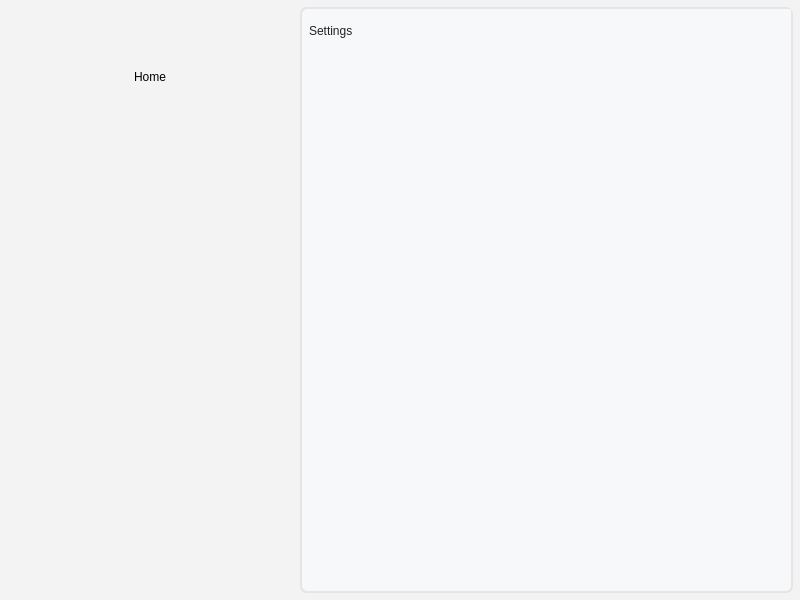
<?xml version="1.0" encoding="UTF-8"?>
<ui version="4.0">
 <class>MainWindow</class>
 <widget class="QMainWindow" name="MainWindow">
  <property name="geometry">
   <rect>
    <x>0</x>
    <y>0</y>
    <width>800</width>
    <height>600</height>
   </rect>
  </property>
  <property name="minimumSize">
   <size>
    <width>550</width>
    <height>500</height>
   </size>
  </property>
  <property name="windowTitle">
   <string>MainWindow</string>
  </property>
  <widget class="QWidget" name="centralwidget">
   <property name="styleSheet">
    <string notr="true">/* Light Theme */

* {
	background-color : #f3f3f3;
	font: 600 20pt &quot;Segoe UI Variable Display Semib&quot;;
	color : #202325;
}

#leftMenu .QPushButton {
	background-color: transparent;
	border-radius : 7px;
}

#leftMenu .QPushButton:hover {
	background-color: #ededed;
}

#leftMenu .QPushButton:pressed {
	background-color: transparent;
}

#mainFrame {
	border : 2px solid #e5e5e5;
	border-radius: 7px;
}

#mainFrame .QFrame {

	background-color: #f6f8fa;
	
}

#mainFrame .QLabel {

	background-color: #f6f8fa;
	
}

#leftMenu .QPushButton {
	padding : 7px;
	image-position: left center;
	font:  13pt &quot;Consolas&quot;;
	color: rgb(0, 0, 0);
}

#settings_btn {
    
	image: url(:/light/light/settings_48_regular.svg);
}

#home_btn {
    
	
	image: url(:/light/light/home_48_regular.svg);
}

#theme_btn {
    
	image: url(:/light/light/weather_sunny_48_regular.svg);
}

#menu_btn {
    
	image: url(:/light/light/panel_left_text_48_regular.svg);
}

#home_page {
	background-color: #f6f8fa;
}
#setting_page {
	background-color: #f6f8fa;
}
#info_page {
	background-color: #f6f8fa;
}

#stg_lbl_main {
    padding-left: 4px;
    font: 700 24pt &quot;Segoe UI Variable Display&quot;;
}

#stg_home_app_bt_lbl {
    font: 600 13pt &quot;Segoe UI Variable Display Semib&quot;;
    padding-left: 16px;
}

#stg_home_app_hd_lbl {
    font: 900 16pt &quot;Segoe UI Black&quot;;
    padding-left: 2px;
}

#stg_home_app_img_lbl {
    padding: 17px;
}

#stg_abt_pg{
	background-color: #f6f8fa;
}

#stg_home_pg{
	background-color: #f6f8fa;
}

#stg_app_pg{
	background-color: #f6f8fa;
}

#stack_stg .QWidget {
    border-radius: 8px;
    background-color: #e5e5e5; /* Updated for better contrast */
}</string>
   </property>
   <layout class="QHBoxLayout" name="horizontalLayout">
    <property name="spacing">
     <number>0</number>
    </property>
    <property name="leftMargin">
     <number>0</number>
    </property>
    <property name="topMargin">
     <number>7</number>
    </property>
    <property name="rightMargin">
     <number>7</number>
    </property>
    <property name="bottomMargin">
     <number>7</number>
    </property>
    <item>
     <widget class="QFrame" name="leftMenu">
      <property name="minimumSize">
       <size>
        <width>300</width>
        <height>0</height>
       </size>
      </property>
      <property name="maximumSize">
       <size>
        <width>50</width>
        <height>16777215</height>
       </size>
      </property>
      <property name="styleSheet">
       <string notr="true"/>
      </property>
      <layout class="QVBoxLayout" name="verticalLayout">
       <property name="spacing">
        <number>5</number>
       </property>
       <property name="leftMargin">
        <number>5</number>
       </property>
       <property name="topMargin">
        <number>5</number>
       </property>
       <property name="rightMargin">
        <number>5</number>
       </property>
       <property name="bottomMargin">
        <number>5</number>
       </property>
       <item>
        <widget class="QPushButton" name="menu_btn">
         <property name="sizePolicy">
          <sizepolicy hsizetype="Minimum" vsizetype="Expanding">
           <horstretch>0</horstretch>
           <verstretch>0</verstretch>
          </sizepolicy>
         </property>
         <property name="maximumSize">
          <size>
           <width>16777215</width>
           <height>40</height>
          </size>
         </property>
         <property name="toolTip">
          <string>Menu</string>
         </property>
         <property name="styleSheet">
          <string notr="true">image-position : center</string>
         </property>
         <property name="text">
          <string/>
         </property>
        </widget>
       </item>
       <item>
        <widget class="QPushButton" name="home_btn">
         <property name="sizePolicy">
          <sizepolicy hsizetype="Minimum" vsizetype="Expanding">
           <horstretch>0</horstretch>
           <verstretch>0</verstretch>
          </sizepolicy>
         </property>
         <property name="maximumSize">
          <size>
           <width>16777215</width>
           <height>40</height>
          </size>
         </property>
         <property name="toolTip">
          <string>Home</string>
         </property>
         <property name="styleSheet">
          <string notr="true"/>
         </property>
         <property name="text">
          <string>Home</string>
         </property>
        </widget>
       </item>
       <item>
        <spacer name="verticalSpacer">
         <property name="orientation">
          <enum>Qt::Orientation::Vertical</enum>
         </property>
         <property name="sizeHint" stdset="0">
          <size>
           <width>20</width>
           <height>40</height>
          </size>
         </property>
        </spacer>
       </item>
       <item>
        <widget class="QPushButton" name="theme_btn">
         <property name="sizePolicy">
          <sizepolicy hsizetype="Minimum" vsizetype="Expanding">
           <horstretch>0</horstretch>
           <verstretch>0</verstretch>
          </sizepolicy>
         </property>
         <property name="maximumSize">
          <size>
           <width>16777215</width>
           <height>40</height>
          </size>
         </property>
         <property name="toolTip">
          <string>Theme</string>
         </property>
         <property name="styleSheet">
          <string notr="true"/>
         </property>
         <property name="text">
          <string/>
         </property>
        </widget>
       </item>
       <item>
        <widget class="QPushButton" name="settings_btn">
         <property name="sizePolicy">
          <sizepolicy hsizetype="Minimum" vsizetype="Expanding">
           <horstretch>0</horstretch>
           <verstretch>0</verstretch>
          </sizepolicy>
         </property>
         <property name="maximumSize">
          <size>
           <width>16777215</width>
           <height>40</height>
          </size>
         </property>
         <property name="toolTip">
          <string>Settings</string>
         </property>
         <property name="styleSheet">
          <string notr="true"/>
         </property>
         <property name="text">
          <string/>
         </property>
        </widget>
       </item>
      </layout>
     </widget>
    </item>
    <item>
     <widget class="QFrame" name="mainFrame">
      <property name="styleSheet">
       <string notr="true">border-radius: 7px;</string>
      </property>
      <property name="frameShape">
       <enum>QFrame::Shape::StyledPanel</enum>
      </property>
      <property name="frameShadow">
       <enum>QFrame::Shadow::Raised</enum>
      </property>
      <layout class="QVBoxLayout" name="verticalLayout_2">
       <property name="spacing">
        <number>0</number>
       </property>
       <property name="leftMargin">
        <number>0</number>
       </property>
       <property name="topMargin">
        <number>0</number>
       </property>
       <property name="rightMargin">
        <number>0</number>
       </property>
       <property name="bottomMargin">
        <number>0</number>
       </property>
       <item>
        <widget class="QStackedWidget" name="switchPage">
         <property name="styleSheet">
          <string notr="true"/>
         </property>
         <property name="currentIndex">
          <number>1</number>
         </property>
         <widget class="QWidget" name="home_page">
          <property name="styleSheet">
           <string notr="true"/>
          </property>
         </widget>
         <widget class="QWidget" name="settings_page">
          <layout class="QVBoxLayout" name="verticalLayout_4">
           <property name="spacing">
            <number>0</number>
           </property>
           <property name="leftMargin">
            <number>0</number>
           </property>
           <property name="topMargin">
            <number>0</number>
           </property>
           <property name="rightMargin">
            <number>0</number>
           </property>
           <property name="bottomMargin">
            <number>0</number>
           </property>
           <item>
            <widget class="QFrame" name="stg_lbl_v_frame_2">
             <layout class="QVBoxLayout" name="stg_lbl_v_frame">
              <property name="spacing">
               <number>0</number>
              </property>
              <property name="leftMargin">
               <number>0</number>
              </property>
              <property name="topMargin">
               <number>0</number>
              </property>
              <property name="rightMargin">
               <number>0</number>
              </property>
              <property name="bottomMargin">
               <number>0</number>
              </property>
              <item>
               <widget class="QLabel" name="stg_lbl_main">
                <property name="minimumSize">
                 <size>
                  <width>746</width>
                  <height>43</height>
                 </size>
                </property>
                <property name="maximumSize">
                 <size>
                  <width>16777215</width>
                  <height>43</height>
                 </size>
                </property>
                <property name="text">
                 <string>Settings</string>
                </property>
               </widget>
              </item>
              <item>
               <widget class="QStackedWidget" name="setting_stackfrm">
                <property name="styleSheet">
                 <string notr="true"/>
                </property>
                <property name="currentIndex">
                 <number>1</number>
                </property>
                <widget class="QWidget" name="stg_home_pg"/>
                <widget class="QWidget" name="stg_abt_pg">
                 <layout class="QVBoxLayout" name="verticalLayout_6">
                  <property name="spacing">
                   <number>0</number>
                  </property>
                  <property name="leftMargin">
                   <number>0</number>
                  </property>
                  <property name="topMargin">
                   <number>0</number>
                  </property>
                  <property name="rightMargin">
                   <number>0</number>
                  </property>
                  <property name="bottomMargin">
                   <number>0</number>
                  </property>
                 </layout>
                </widget>
                <widget class="QWidget" name="stg_app_pg"/>
               </widget>
              </item>
             </layout>
            </widget>
           </item>
          </layout>
         </widget>
         <widget class="QWidget" name="info_page">
          <layout class="QVBoxLayout" name="verticalLayout_3"/>
         </widget>
        </widget>
       </item>
      </layout>
     </widget>
    </item>
   </layout>
  </widget>
 </widget>
 <resources>
  <include location="../assest/assest.qrc"/>
 </resources>
 <connections/>
</ui>
